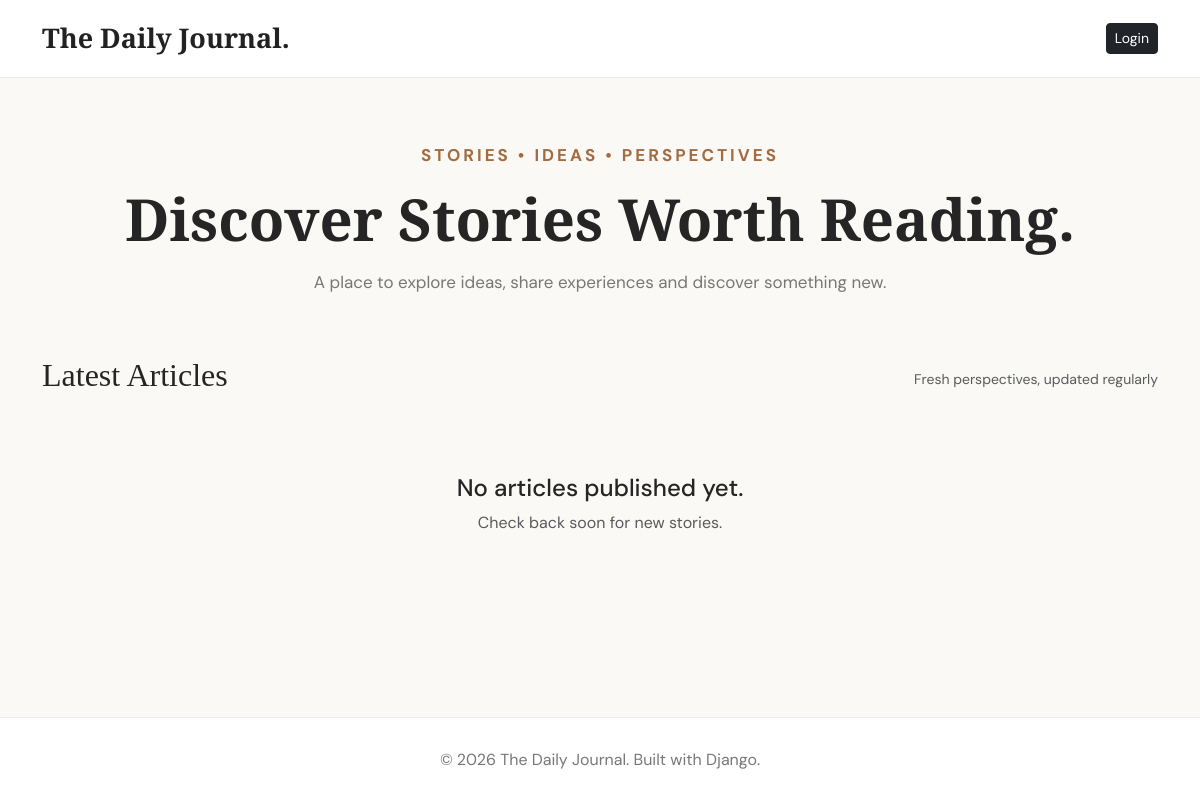
Page /api/ on the earlier database version.
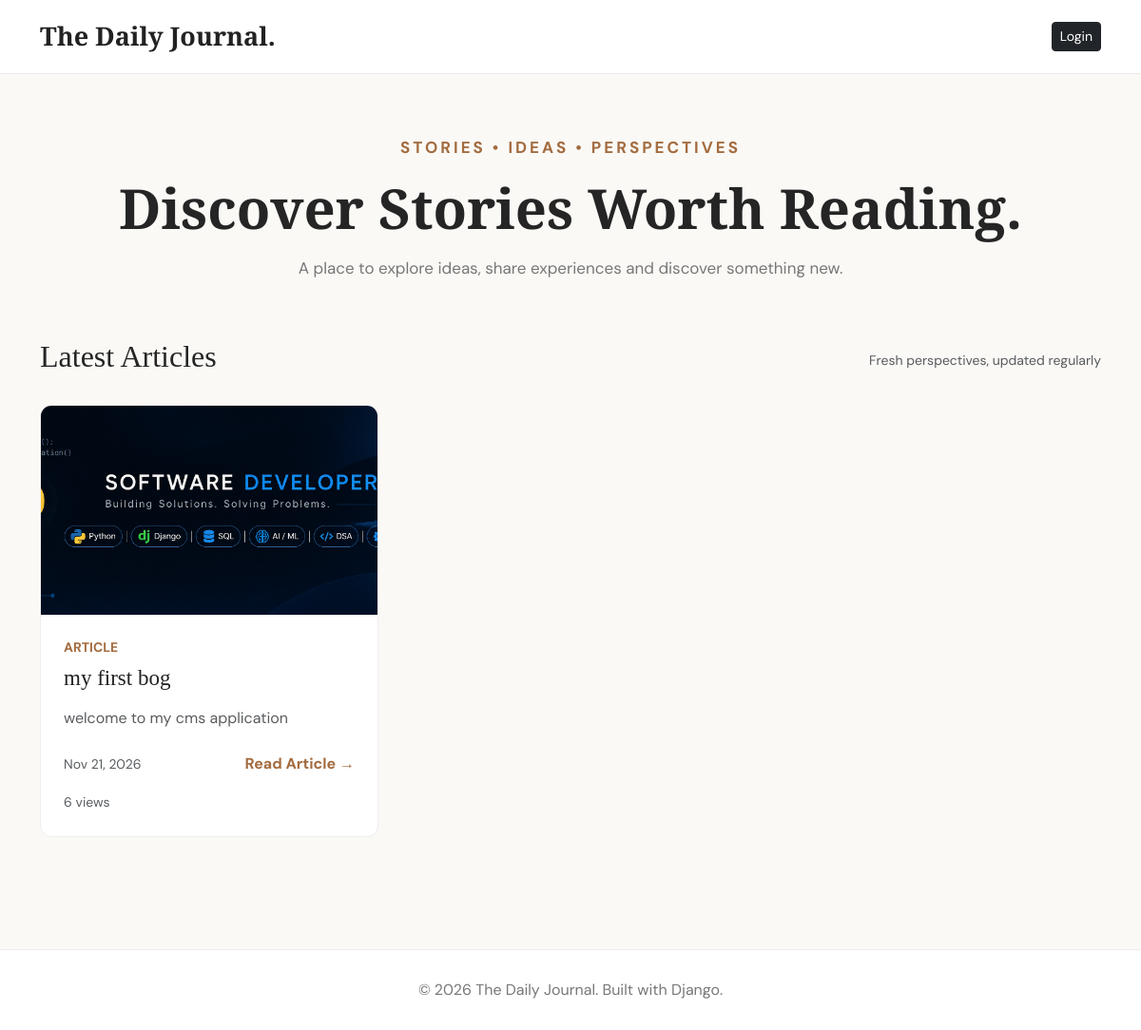
Same page on the later database version.
### posts/models.py (models this page shows, shortened)
class Post(models.Model):
    title = models.CharField(max_length=200)
    content = models.TextField()
    image = models.ImageField(
        upload_to='posts/',
        blank=True,
        null=True
    )
    author = models.ForeignKey(
        User,
        on_delete=models.CASCADE
    )
    views_count = models.PositiveIntegerField(default=0)
    is_published = models.BooleanField(default=True)
    created_at = models.DateTimeField(auto_now_add=True)
    updated_at = models.DateTimeField(auto_now=True)

### posts/views.py (the view)
# urls.py: path('', home, name='home'),
def home(request):
    posts = Post.objects.filter(is_published=True).order_by('-created_at')
    return render(request, 'posts/home.html', {'posts': posts})

### templates/posts/home.html (shortened to what this page needs)
{% extends 'base.html' %}
{% block content %}
<section class="hero">
    <div class="container">
        <p class="text-uppercase fw-bold small" style="letter-spacing: 3px; color: #a36b3f;">
            Stories • Ideas • Perspectives
        </p>
        <h1>Discover Stories Worth Reading.</h1>
        <p class="mt-3">
            A place to explore ideas, share experiences and discover something new.
        </p>
    </div>
</section>
<div class="container pb-5">
    <div class="d-flex justify-content-between align-items-center mb-4">
        <h2 class="section-title">Latest Articles</h2>
        <span class="text-muted small">Fresh perspectives, updated regularly</span>
    </div>
    <div class="row g-4">
        {% for post in posts %}
        <div class="col-md-6 col-lg-4">
            <div class="post-card">
                {% if post.image %}
                    <img src="{{ post.image.url }}" alt="{{ post.title }}">
                {% else %}
                    <div style="height:220px; background:#eee; display:flex; align-items:center; justify-content:center; color:#888;">
                        No Image Available
                    </div>
                {% endif %}
                <div class="post-card-body">
                    <p class="text-uppercase small fw-bold mb-2" style="color:#a36b3f;">
                        ARTICLE
                    </p>
                    <h3>
                        <a href="{% url 'post-detail-page' post.id %}">
                            {{ post.title }}
                        </a>
                    </h3>
                    <p class="text-muted mt-3">
                        {{ post.content|truncatewords:22 }}
                    </p>
                    <div class="d-flex justify-content-between align-items-center mt-4">
                        <small class="text-muted">
                            {{ post.created_at|date:"M d, Y" }}
                        </small>
                        <a class="read-more" href="{% url 'post-detail-page' post.id %}">
                            Read Article →
                        </a>
                    </div>
                    <div class="mt-3">
                        <small class="text-muted">
                            {{ post.views_count }} views
                        </small>
                    </div>
                </div>
            </div>
        </div>
        {% empty %}
        <div class="col-12 text-center py-5">
            <h4>No articles published yet.</h4>
            <p class="text-muted">Check back soon for new stories.</p>
        </div>
        {% endfor %}
    </div>
</div>
{% endblock %}

### templates/base.html (shortened to what this page needs)
<!DOCTYPE html>
<html lang="en">
<head>
    <link href="https://cdn.jsdelivr.net/npm/bootstrap@5.3.3/dist/css/bootstrap.min.css" rel="stylesheet">
</head>
<body>
<nav class="navbar navbar-expand-lg">
    <div class="container">
        <a class="brand" href="{% url 'home' %}">The Daily Journal.</a>
        <div class="ms-auto d-flex align-items-center gap-3">
            {% if user.is_authenticated %}
                <span class="text-muted small">Hi, {{ user.username }}</span>
                <form method="POST" action="{% url 'logout' %}">
                    {% csrf_token %}
                    <button class="btn btn-outline-dark btn-sm">Logout</button>
                </form>
            {% else %}
                <a href="{% url 'login' %}" class="btn btn-dark btn-sm">Login</a>
            {% endif %}
        </div>
    </div>
</nav>
<main>
    {% block content %}
    {% endblock %}
</main>
<footer>
    <div class="container">
        <p class="mb-0">© 2026 The Daily Journal. Built with Django.</p>
    </div>
</footer>
</body>
</html>

### templates/base.html (style rules this page uses)
body { background: #faf9f6; color: #252525; font-family: 'DM Sans', sans-serif; }
.navbar { background: white; border-bottom: 1px solid #eaeaea; padding: 18px 0; }
.brand { font-family: 'Playfair Display', serif; font-size: 27px; font-weight: 700; color: #222; text-decoration: none; }
.hero { padding: 65px 0 45px; text-align: center; }
.hero h1 { font-family: 'Playfair Display', serif; font-size: clamp(38px, 6vw, 58px); font-weight: 700; }
.hero p { color: #777; font-size: 17px; }
.post-card { background: white; border: 1px solid #eee; border-radius: 12px; overflow: hidden; height: 100%; transition: 0.25s; }
.post-card img { width: 100%; height: 220px; object-fit: cover; }
.post-card-body { padding: 24px; }
.post-card h3 { font-family: 'Playfair Display', serif; font-size: 23px; }
.post-card a { color: #222; text-decoration: none; }
.read-more { color: #a36b3f !important; font-weight: 700; }
.section-title { font-family: 'Playfair Display', serif; }
footer { margin-top: 70px; padding: 30px 0; background: white; border-top: 1px solid #eee; color: #777; text-align: center; }

Differences in the rows shown:
added Post: image (picture), title "my first bog", content "welcome to my cms application", created_at "Nov 21, 2026", views_count "6"
Other differences:
text no longer shown: "No articles published yet. Check back soon for new stories."
